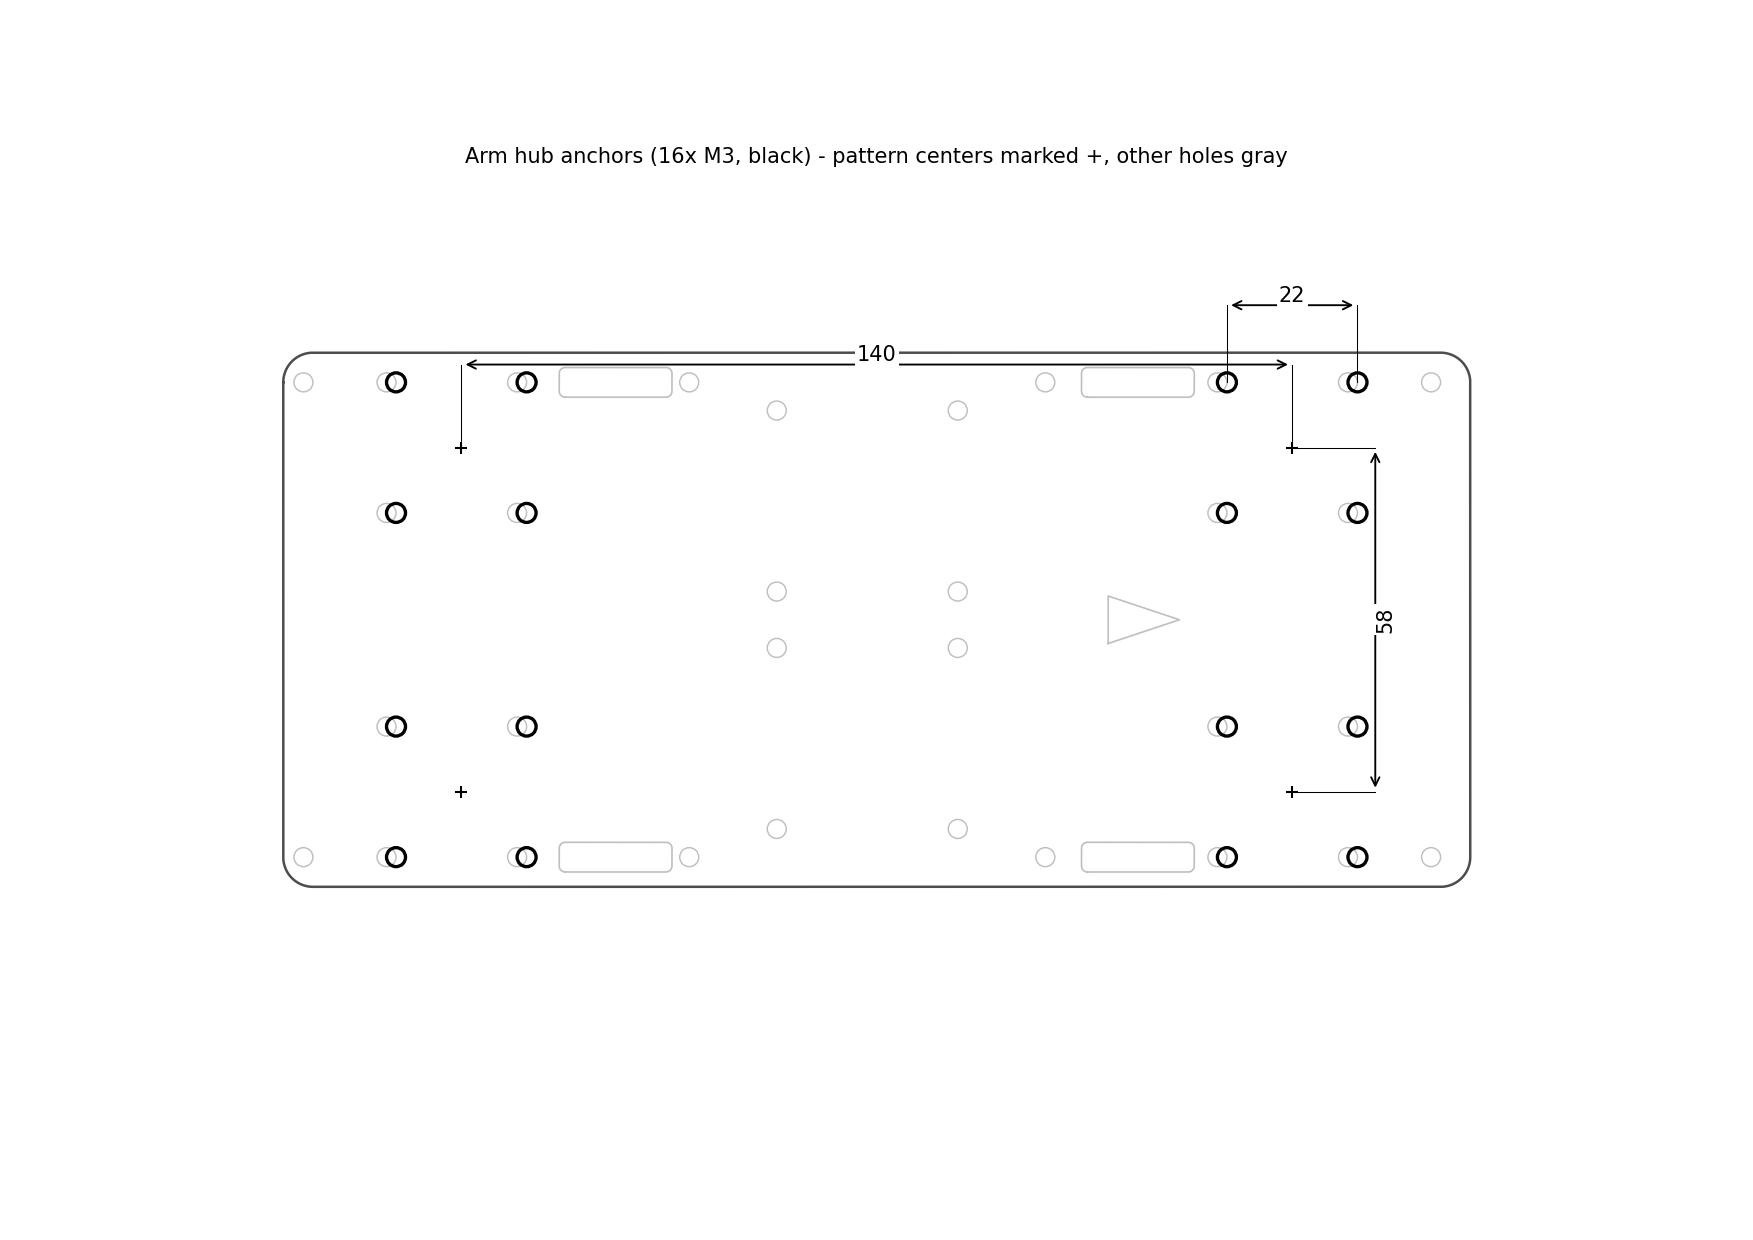

Python code for this plot:
"""
Arm hub dimension drawing - calls out the 4 arm-hub anchor patterns (2x2 M3
grids, one per corner) with the grid spacing and the center-to-center
distances between the hubs, for the canted-motor bar experiment.

Geometry comes from plate.step (run plate.py first) for the outline and the
full hole set (shown light gray for context); hub pattern coordinates are
computed straight from config.yaml the same way plate.py places them.

Run: python3.11 arm_hub_dimensions.py -> arm_hub_dimensions.pdf / .png
"""

import os
from math import cos, radians, sin
from pathlib import Path

import matplotlib

matplotlib.use("Agg")
import matplotlib.pyplot as plt
import yaml
from build123d import *

os.chdir(Path(__file__).parent)  # outputs land next to this script

with open("config.yaml") as f:
    config = yaml.safe_load(f)
P = config["plate"]
L, W = P["frame_length"], P["frame_width"]

source = import_step("plate.step")
top = source.faces().sort_by(Axis.Z)[-1]

def sample_wire(wire, n=24):
    """Approximate a wire as a polyline (n points per edge)."""
    pts = []
    for e in wire.edges():
        pts += [(e.position_at(t / n).X, e.position_at(t / n).Y) for t in range(n)]
    return pts

holes, cutouts = [], []
for w in top.inner_wires():
    if len(w.edges()) == 1 and w.edges()[0].geom_type == GeomType.CIRCLE:
        c = w.center()
        holes.append((c.X, c.Y, 2 * w.edges()[0].radius))
    else:
        cutouts.append(sample_wire(w))
outline = sample_wire(top.outer_wire())

# ---- hub pattern coordinates, computed the same way plate.py places them ----
h = config["arm_hub"]["hole_grid"] / 2          # hole offset from pattern center
angle = 0                                       # pattern_angle_forward/aft = 0
reach = h * (cos(radians(angle)) + sin(radians(angle)))
hub_x = L / 2 - P["pattern_x"]                  # pattern center from plate center
hub_y = W / 2 - P["corner_standoff_offset"] - reach

centers = [(sx * hub_x, sy * hub_y) for sx in (-1, 1) for sy in (-1, 1)]
span_x = 2 * hub_x   # front hub <-> aft hub, same side
span_y = 2 * hub_y   # port hub <-> starboard hub, same end

# =============================================================================
# DRAWING
# =============================================================================

fig = plt.figure(figsize=(11.69, 8.27))  # A4 landscape
ax = fig.add_axes([0.06, 0.1, 0.88, 0.8])
ax.set_aspect("equal")
ax.axis("off")

def plot_wire(pts, **kw):
    xs = [p[0] for p in pts] + [pts[0][0]]
    ys = [p[1] for p in pts] + [pts[0][1]]
    ax.plot(xs, ys, **kw)

plot_wire(outline, color="0.3", lw=1.2)
for c in cutouts:
    plot_wire(c, color="0.75", lw=0.8)
for x, y, d in holes:
    ax.add_patch(plt.Circle((x, y), d / 2, fill=False, lw=0.7, color="0.75"))

# highlight the 16 hub holes + the 4 pattern centers
for cx, cy in centers:
    for dx in (-h, h):
        for dy in (-h, h):
            ax.add_patch(plt.Circle((cx + dx, cy + dy), P["screw_diameter"] / 2,
                                    fill=False, lw=1.6, color="black"))
    ax.plot([cx], [cy], "k+", ms=6, mew=1.0)

def dim(p1, p2, offset, label, horizontal):
    """Dimension line offset perpendicular to the measured span."""
    if horizontal:
        y = offset
        ax.plot([p1[0], p1[0]], [p1[1], y], "k-", lw=0.5)
        ax.plot([p2[0], p2[0]], [p2[1], y], "k-", lw=0.5)
        ax.annotate("", xy=(p2[0], y), xytext=(p1[0], y),
                    arrowprops=dict(arrowstyle="<->", lw=0.9))
        ax.text((p1[0] + p2[0]) / 2, y, label, ha="center",
                va="bottom" if y > 0 else "top", fontsize=10,
                bbox=dict(fc="white", ec="none", pad=1))
    else:
        x = offset
        ax.plot([p1[0], x], [p1[1], p1[1]], "k-", lw=0.5)
        ax.plot([p2[0], x], [p2[1], p2[1]], "k-", lw=0.5)
        ax.annotate("", xy=(x, p2[1]), xytext=(x, p1[1]),
                    arrowprops=dict(arrowstyle="<->", lw=0.9))
        ax.text(x, (p1[1] + p2[1]) / 2, label, ha="left" if x > 0 else "right",
                va="center", fontsize=10, rotation=90,
                bbox=dict(fc="white", ec="none", pad=1))

# hub-to-hub: front <-> aft on the port (+Y) side, center to center
dim((-hub_x, hub_y), (hub_x, hub_y), hub_y + 14, f"{span_x:.0f}", horizontal=True)
# hub-to-hub: port <-> starboard at the nose (+X) end, center to center
dim((hub_x, -hub_y), (hub_x, hub_y), hub_x + 14, f"{span_y:.0f}", horizontal=False)
# grid spacing within one pattern (nose-port hub)
dim((hub_x - h, hub_y + h), (hub_x + h, hub_y + h), hub_y + 14 + 10,
    f"{2 * h:.0f}", horizontal=True)

ax.set_xlim(-L / 2 - 30, L / 2 + 30)
ax.set_ylim(-W / 2 - 30, W / 2 + 30)
ax.set_title("Arm hub anchors (16x M3, black) - pattern centers marked +, "
             "other holes gray", fontsize=10)

fig.savefig("arm_hub_dimensions.pdf")
fig.savefig("arm_hub_dimensions.png", dpi=150)
print(f"hub pattern centers at (±{hub_x:.0f}, ±{hub_y:.0f})")
print(f"front <-> aft hub, center to center (each side): {span_x:.1f} mm")
print(f"port <-> starboard hub, center to center (each end): {span_y:.1f} mm")
print(f"hole grid within one pattern: {2 * h:.0f} mm")
print("exported arm_hub_dimensions.pdf / .png")
